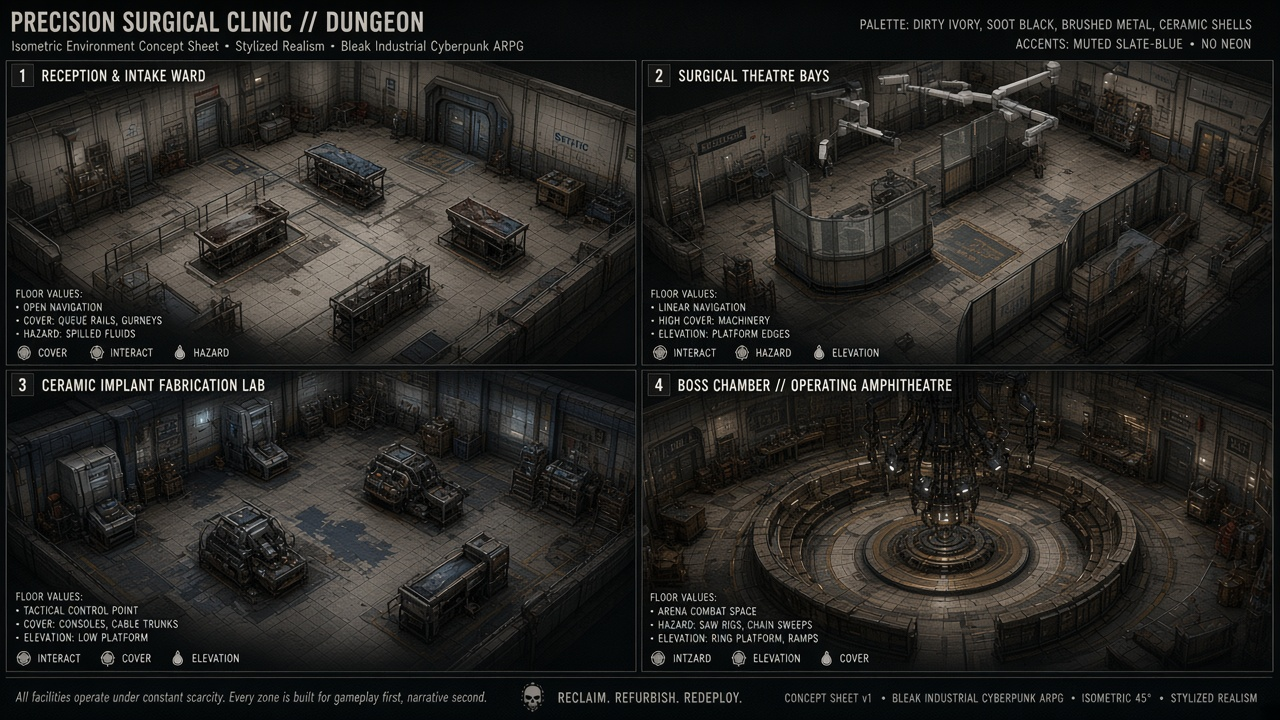
#> input picture tools/dungeons/source/clinic.jpg, 1280 x 720 px, given in place of clinic.jpg.jpg, which was not available
$ python cut.py ../dungeons/source/clinic.jpg ../dungeons/source/enemies_annex.jpg
#> lines starting #> are read from the running program, lines starting #| are printed output that depends on the picture; after the words box and inside, x2 and y2 are one past the last pixel; in counts of white or black regions, pixels touching at a corner belong together; pictures that were not available may be replaced by others from this repository, and a replacement may not be noted
# Cuts props out of an AI-generated sheet on flat ~#7b7b7b background -> public/town/props/<name>.png (RGBA, soft cast shadows kept as translucent black).
# usage: python3 tools/town/cut.py <sheet-basename> name1,name2,... (names in reading order: row-major, rows split at y=250/440 of a 1280x720 sheet)
import numpy as np, json, sys, os
from PIL import Image
from scipy import ndimage as nd
SHEET=sys.argv[1]; NAMES=sys.argv[2].split(',') if not sys.argv[2].startswith('auto:') else None; PREFIX=sys.argv[2][5:]
BG=float(os.environ.get('BG','123')); ROWS=[float(v) for v in os.environ.get('ROWS','250,440').split(',')]; OPEN=int(os.environ.get('OPEN','1')); MINSZ=int(os.environ.get('MINSZ','1500'))
src=Image.open(f'public/town/source/{SHEET}.jpg').convert('RGB'); rgb0=np.array(src); im=rgb0.astype(float)
#> further down, src is the input picture: PIL image 1280x720 RGB; mean R, G, B 39.4, 38, 35
lum=im.mean(2); chroma=im.max(2)-im.min(2)
loc=np.sqrt(np.maximum(nd.uniform_filter(lum**2,5)-nd.uniform_filter(lum,5)**2,0))
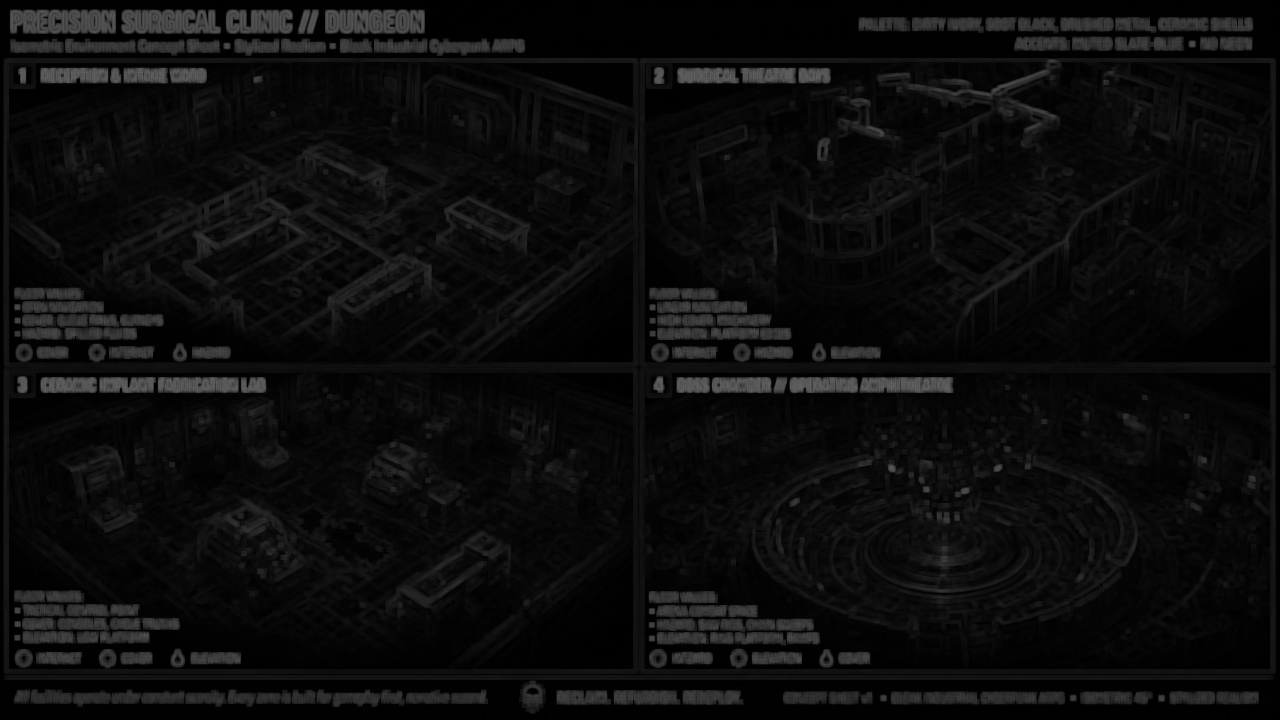
#> loc: shape (720, 1280) float64; min 0, max 102, mean 13.1
# backgrounds are slight gradients: fit a quadratic surface to the outer border luminance and use it as the local background level
Hh,Ww=lum.shape; yy,xx=np.mgrid[0:Hh,0:Ww]; bm=np.zeros(lum.shape,bool); bm[:14]=bm[-14:]=True; bm[:,:14]=bm[:,-14:]=True
#> after `Hh, Ww = lum.shape`: Hh = 720; Ww = 1280
F=lambda x,y:np.stack([np.ones_like(x),x,y,x*x,x*y,y*y],-1).astype(float)
cf=np.linalg.lstsq(F(xx[bm]/Ww,yy[bm]/Hh),lum[bm],rcond=None)[0]; BGS=F(xx/Ww,yy/Hh)@cf
#> after `cf = np.linalg.lstsq(F(xx[bm] / Ww, yy[bm] / Hh), lum[bm], rcond=None)`: cf = [18.18, -20.98, 27.71, 10.68, 14.82, -39.68]
bgl=(np.abs(lum-BGS)<9)&(chroma<9)&(loc<3.5)
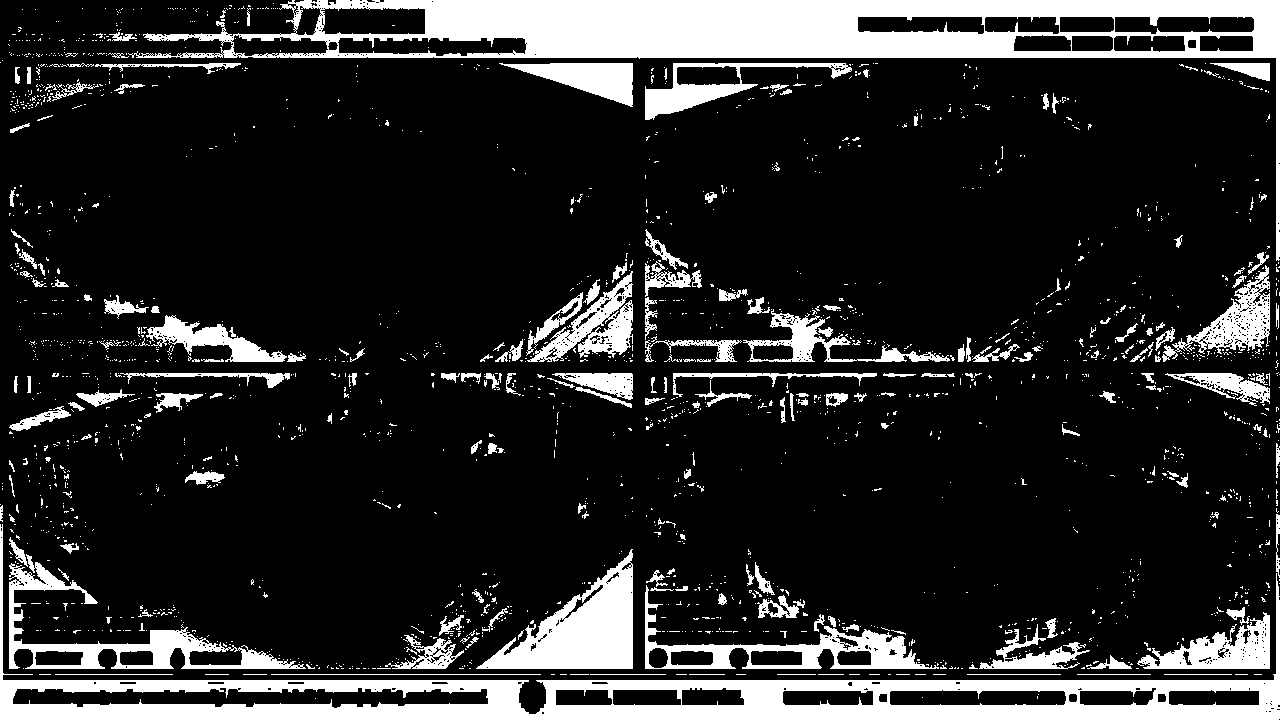
#> bgl: shape (720, 1280) bool; 16.4% white; 2038 white regions (1822 under 20 px), largest, box (x1, y1, x2, y2) and area: (128, 0, 1280, 261) 44405, (0, 524, 1280, 720) 36118, (476, 549, 633, 669) 8521
shl=(~bgl)&(chroma<11)&(lum<BGS-2)&(lum>BGS-65)&(loc<4.5)
#> shl: shape (720, 1280) bool; 3.4% white; 3108 white regions (2978 under 20 px), largest, box (x1, y1, x2, y2) and area: (0, 0, 299, 507) 5684, (9, 237, 177, 362) 3378, (1135, 329, 1270, 362) 1875
solid=~(bgl|shl)
#> solid: shape (720, 1280) bool; 80.2% white; 1937 black regions (1732 under 20 px), largest, box (x1, y1, x2, y2) and area: (0, 0, 1280, 720) 88968, (476, 547, 633, 669) 8751, (479, 259, 633, 362) 7267
solid=nd.binary_opening(solid,iterations=1) if OPEN else solid
#> solid: shape (720, 1280) bool; 79.6% white; 1519 black regions (1323 under 20 px), largest, box (x1, y1, x2, y2) and area: (0, 0, 1280, 720) 89460, (476, 547, 633, 669) 8923, (479, 253, 633, 362) 7612
import os
for c in os.environ.get("CUTX","").split(","):
    if c: solid[:250,int(c)-10:int(c)+10]=False
obj=nd.binary_closing(solid,iterations=4)
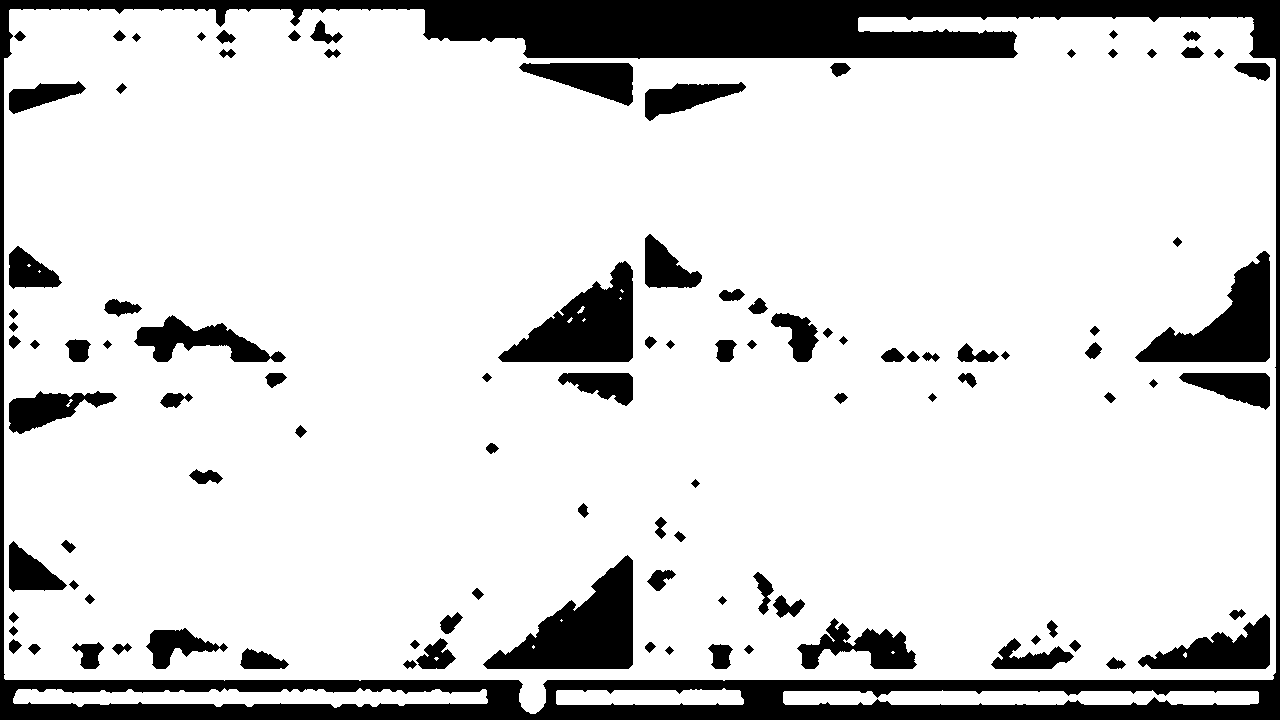
#> obj: shape (720, 1280) bool; 84.1% white; 104 black regions, largest, box (x1, y1, x2, y2) and area: (0, 0, 1280, 720) 80732, (483, 555, 633, 669) 8450, (498, 261, 633, 362) 7252
lab,n=nd.label(obj); sizes=nd.sum(obj,lab,range(1,n+1)); objs=nd.find_objects(lab)
#> after `lab, n = nd.label(obj)`:
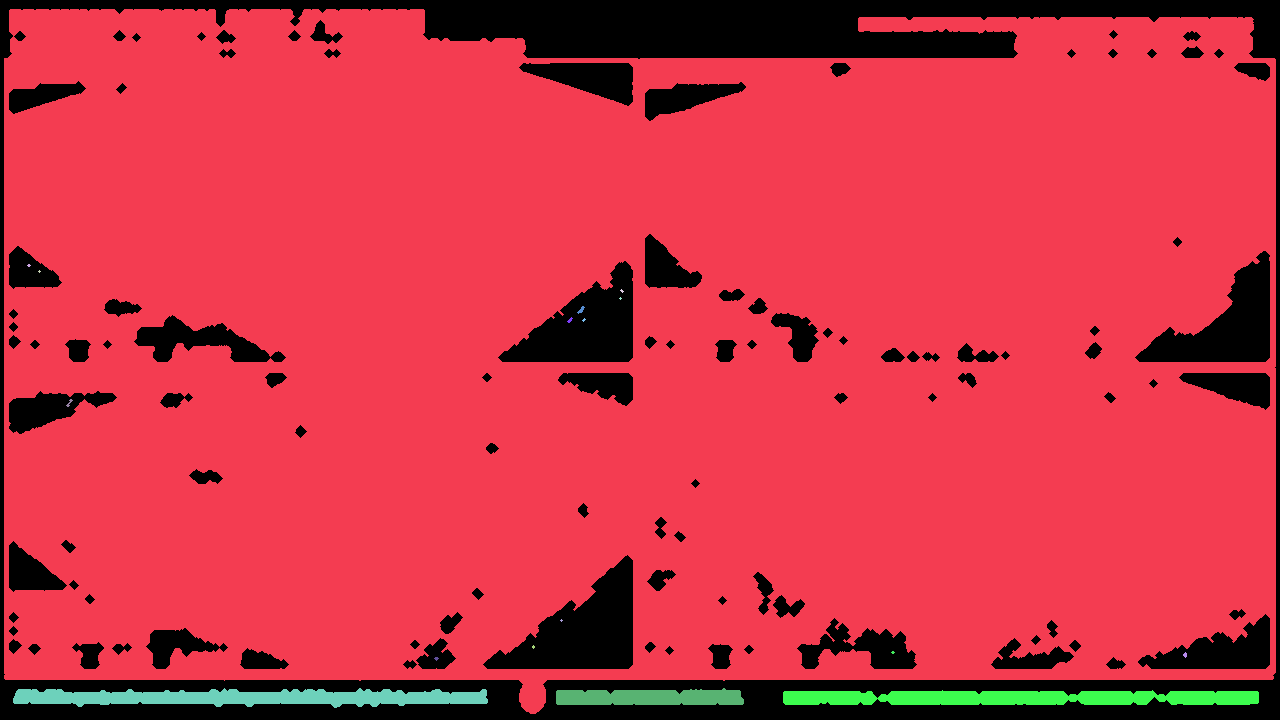
#> lab: shape (720, 1280) int32; 18 distinct labels, from 0 to 17; one colour per label, 0 black
#> after `lab, n = nd.label(obj)`: n = 17
#> after `sizes = nd.sum(obj, lab, range(1, n + 1))`: sizes = 17 values, max 760190 at index 0, min 5 at index 2, mean 45617.7
#> after `objs = nd.find_objects(lab)`: objs = 17 items
items=[(i+1,objs[i]) for i in range(n) if sizes[i]>MINSZ]
#> items = 4 items
cy=lambda t:(t[1][0].start+t[1][0].stop)/2
items.sort(key=lambda t:(sum(cy(t)>r for r in ROWS),(t[1][1].start+t[1][1].stop)/2))
if NAMES is None: NAMES=[f'{PREFIX}{i:02d}' for i in range(len(items))]
print([(t[1][0].start,t[1][1].start,t[1][1].stop) for t in items])
#| [(9, 4, 1276), (688, 13, 488), (688, 556, 744), (690, 783, 1259)]
#> (the run stopped early here; a loop or call above may not have finished)
